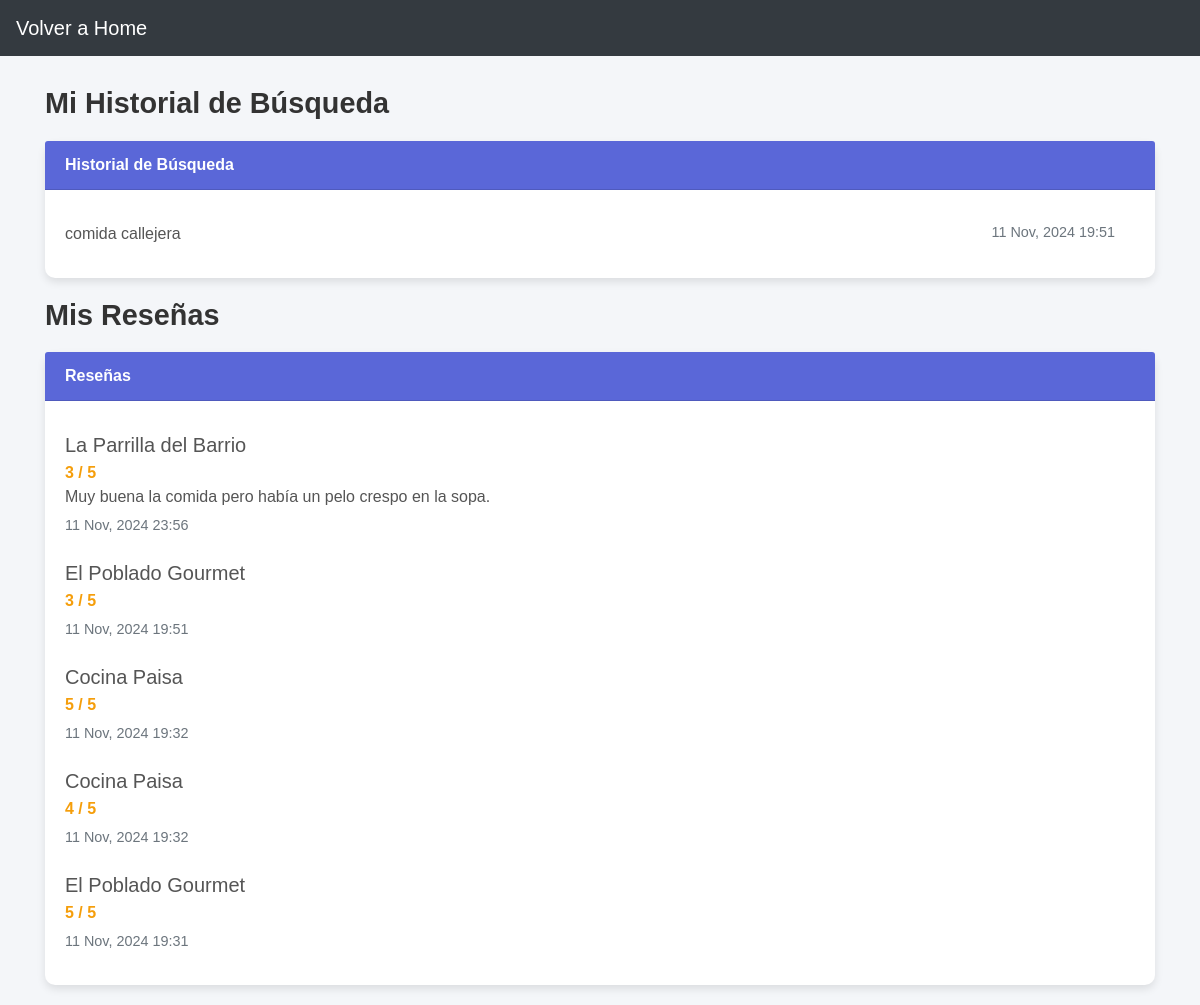
Page /restaurant/account/ (signed in) on the earlier database version.
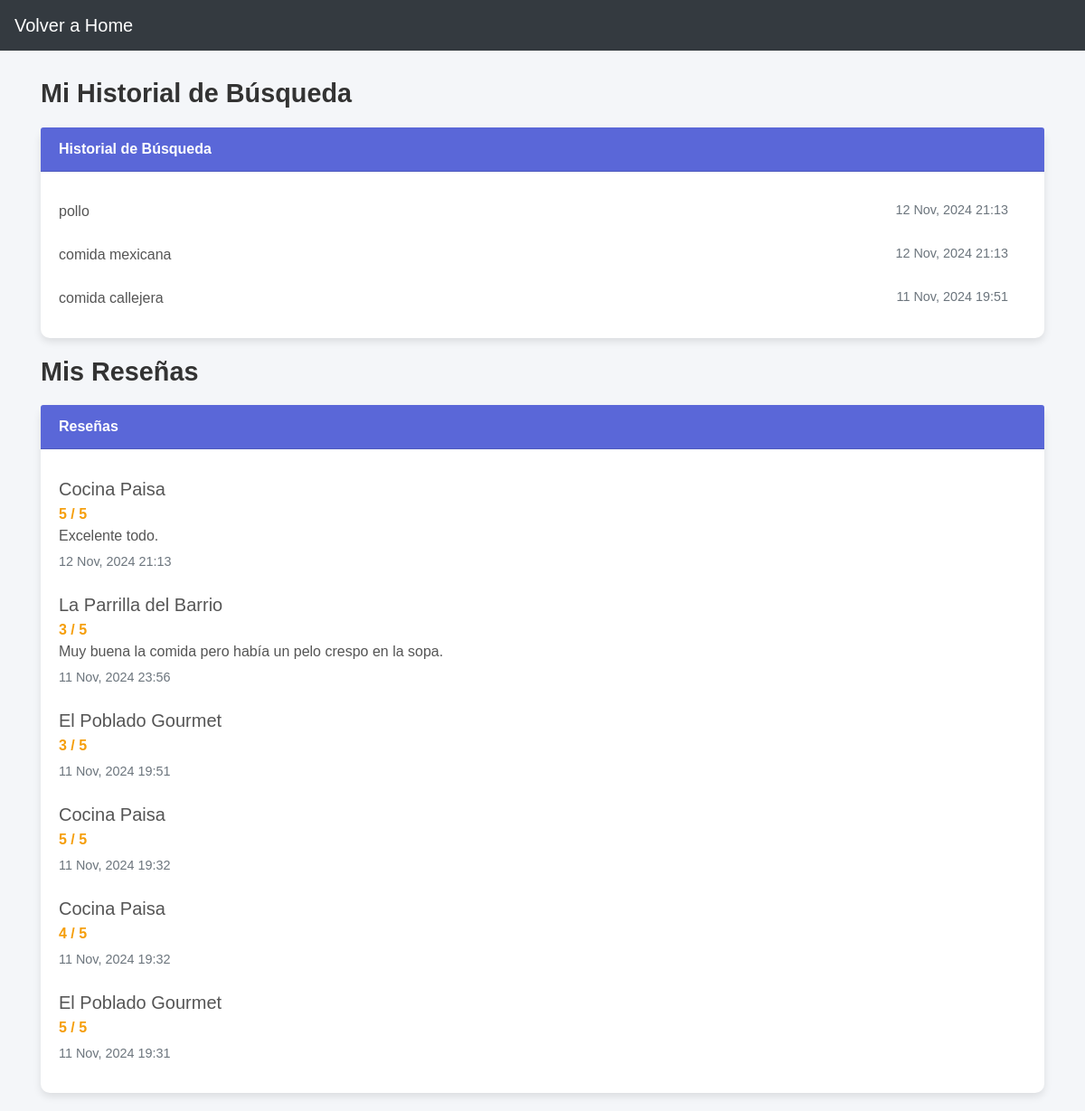
Same page on the later database version.
### restaurant/models.py (models this page shows, shortened)
class searchahistory(models.Model):
    user = models.ForeignKey(User, on_delete=models.CASCADE)
    query = models.CharField(max_length=250)
    timestamp = models.DateTimeField(auto_now_add=True)

class Review(models.Model):
    restaurant = models.ForeignKey(Restaurant, on_delete=models.CASCADE, related_name='reviews')
    user = models.ForeignKey(User, on_delete=models.CASCADE)
    rating = models.IntegerField(default=0)  # Calificación de 1 a 5
    comment = models.TextField(blank=True)
    created_at = models.DateTimeField(auto_now_add=True)

class Restaurant(models.Model):
    nombre = models.CharField(max_length=250)
    descripcion = models.CharField(max_length=1000)
    latitud = models.CharField(max_length=250)
    longitud = models.CharField(max_length=250)
    image = models.ImageField(upload_to='nomy/images/', default='nomy/images/default.jpeg')
    emb = models.BinaryField(default=get_default_array())
    direccion = models.CharField(max_length=250, null=True, blank=True)

### restaurant/views.py (the view)
# urls.py: path('account/', views.account_view, name='account'), # Ruta para la vista de la cuenta
@login_required(login_url='/login/')  # Redirige a la URL de inicio de sesión si el usuario no está autenticado
def account_view(request):
    search_history = searchahistory.objects.filter(user=request.user).order_by('-timestamp')
    reviews = Review.objects.filter(user=request.user).order_by('-created_at')
    return render(request, 'account.html', {'search_history': search_history, 'reviews': reviews})

### restaurant/templates/account.html (shortened to what this page needs)
<!DOCTYPE html>
<html lang="en">
<head>
    <link rel="stylesheet" href="https://stackpath.bootstrapcdn.com/bootstrap/4.5.2/css/bootstrap.min.css">
</head>
<body>
    <nav class="navbar navbar-expand-lg navbar-dark bg-dark">
        <a class="navbar-brand" href="{% url 'home' %}">Volver a Home</a>
    </nav>
<div class="container">
    <h2 class="section-title">Mi Historial de Búsqueda</h2>
    <div class="card">
        <div class="card-header">
            Historial de Búsqueda
        </div>
        <div class="card-body">
            {% if search_history %}
                <ul class="list-group">
                    {% for item in search_history %}
                        <li class="list-group-item">
                            <span>{{ item.query }}</span>
                            <span class="timestamp float-right">{{ item.timestamp|date:"d M, Y H:i" }}</span>
                        </li>
                    {% endfor %}
                </ul>
            {% else %}
                <p class="text-muted">No hay historial de búsqueda.</p>
            {% endif %}
        </div>
    </div>
    <h2 class="section-title">Mis Reseñas</h2>
    <div class="card">
        <div class="card-header">
            Reseñas
        </div>
        <div class="card-body">
            {% if reviews %}
                <ul class="list-group">
                    {% for review in reviews %}
                        <li class="list-group-item">
                            <h5 class="mb-1">{{ review.restaurant.nombre }}</h5>
                            <span class="rating">{{ review.rating }} / 5</span>
                            <p class="mb-1">{{ review.comment }}</p>
                            <small class="timestamp">{{ review.created_at|date:"d M, Y H:i" }}</small>
                        </li>
                    {% endfor %}
                </ul>
            {% else %}
                <p class="text-muted">No has dejado ninguna reseña.</p>
            {% endif %}
        </div>
    </div>
</div>
</body>
</html>

### restaurant/templates/account.html (style rules this page uses)
body { background-color: #f4f6f9; font-family: Arial, sans-serif; }
.container { margin-top: 30px; }
.section-title { font-size: 1.8rem; font-weight: bold; color: #333; margin-bottom: 20px; }
.card { border: none; border-radius: 10px; box-shadow: 0 4px 8px rgba(0, 0, 0, 0.1); margin-bottom: 20px; }
.card-header { font-weight: bold; color: #ffffff; background-color: #5a67d8; border-top-left-radius: 10px; border-top-right-radius: 10px; }
.card-body { color: #555; }
.list-group-item { border: none; padding-left: 0; }
.rating { color: #f59e0b; font-weight: bold; }
.timestamp { color: #6c757d; font-size: 0.9rem; }

Differences in the rows shown:
added searchahistory: query "pollo", timestamp "12 Nov, 2024 21:13"
added searchahistory: query "comida mexicana", timestamp "12 Nov, 2024 21:13"
added Review: restaurant.nombre "Cocina Paisa", rating "5", comment "Excelente todo.", created_at "12 Nov, 2024 21:13"
